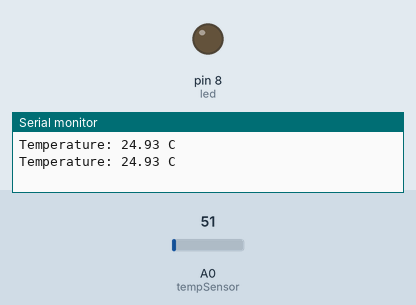
The sketch below on a simulated Arduino Uno, built with avr-gcc and run on an emulated ATmega328P. On the bench: output pins drawn as LEDs (lit = HIGH), the last lines printed to the serial monitor. Inputs (shaded band) come from the test bench; at power-on: A0 (tempSensor) = 51.

Above: at 1.8 s.
1.9 s: A0 (tempSensor) set to 66
3.4 s: A0 (tempSensor) set to 77
At 4.6 s:
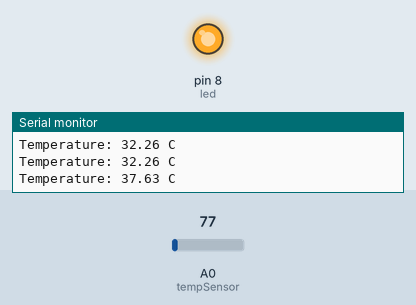
5.5 s: A0 (tempSensor) set to 71
At 7.2 s:
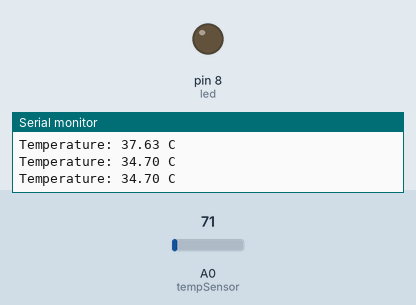
7.5 s: A0 (tempSensor) set to 86
At 9.0 s:
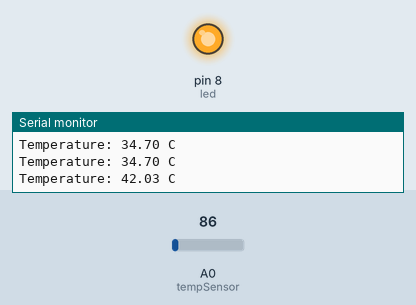
Timing chart, 0 to 10.5 s (numbered marks = the images above; inputs shaded):
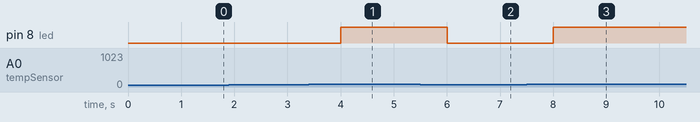

The sketch:

temperature_monitoring_system.ino
```cpp
int tempSensor = A0;

int led = 8;

float temperature;

void setup() {

  pinMode(led, OUTPUT);

  Serial.begin(9600);

}

void loop() {

  int sensorValue = analogRead(tempSensor);

  float voltage = sensorValue * (5.0 / 1023.0);

  temperature = voltage * 100;

  Serial.print("Temperature: ");
  Serial.print(temperature);
  Serial.println(" C");

  if (temperature > 35) {

    digitalWrite(led, HIGH);

  } else {

    digitalWrite(led, LOW);

  }

  delay(1000);

}
```

Measured:
- the behaviour switches between 71 and 72 on A0 (tempSensor) (found by bisection; images 0 and 1)
- after the input at 3.4 s, pin 8 (led): LOW → HIGH after 0.60 s
- after the input at 5.5 s, pin 8 (led): HIGH → LOW after 0.50 s
- after the input at 7.5 s, pin 8 (led): LOW → HIGH after 0.51 s
